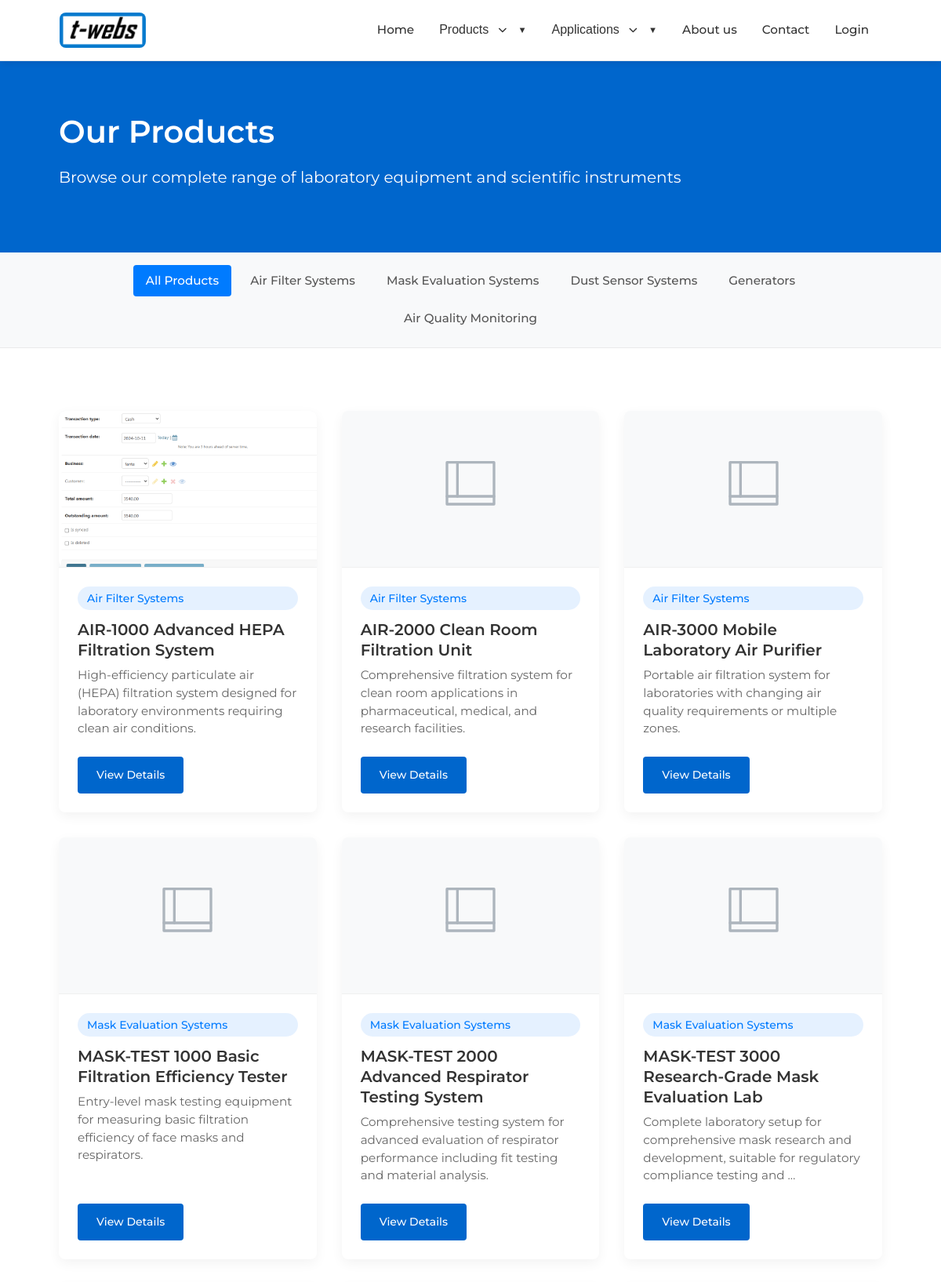
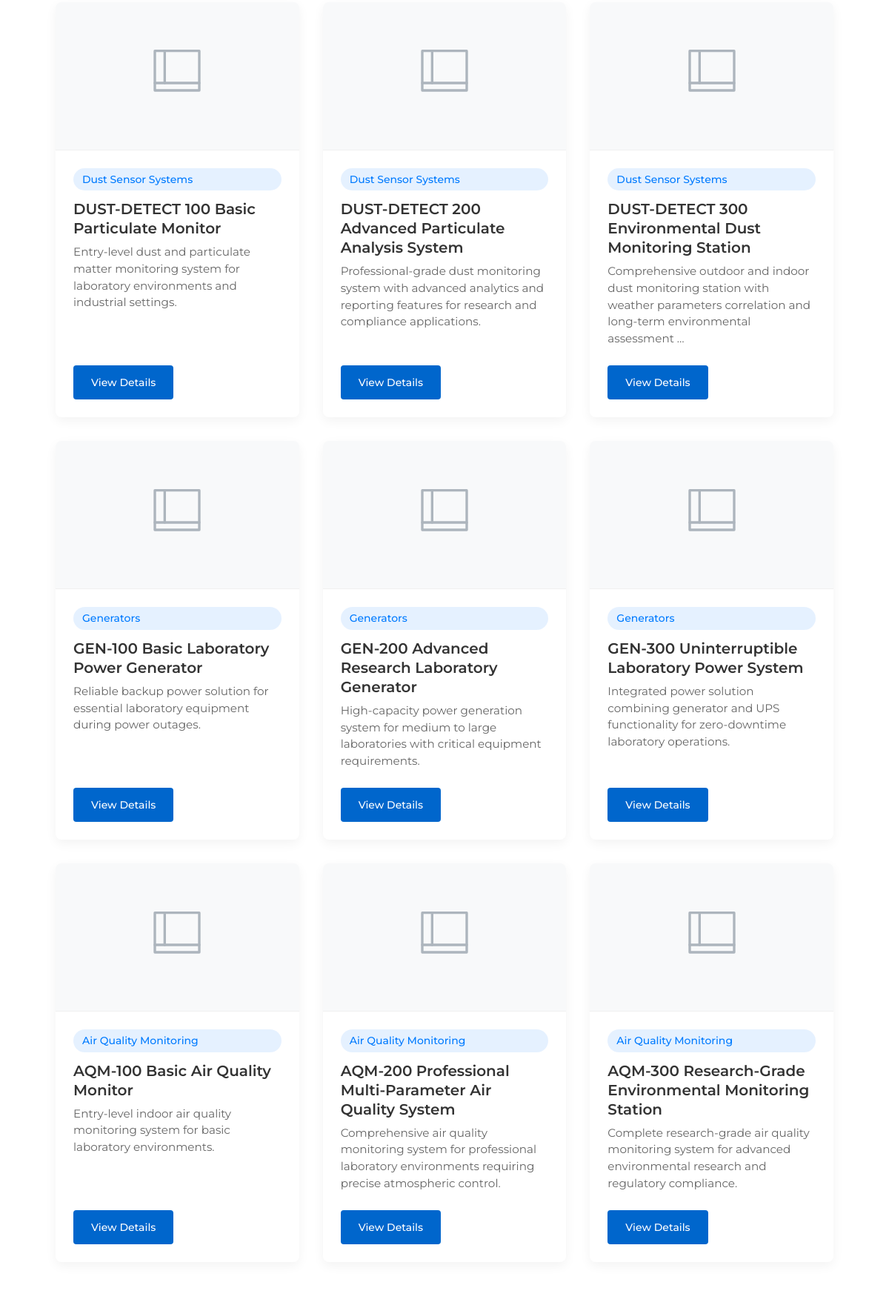
Screenshot of /products/ (upper part) with the database file from the repository (2 pictures, top to bottom).
### website/models.py (models this page shows, shortened)
class ProductCategory(models.Model):
    name = models.CharField(max_length=100)
    slug = models.SlugField(unique=True, editable=False)
    description = models.TextField(blank=True, null=True)
    order = models.PositiveIntegerField(default=0)
    class Meta:
        verbose_name_plural = "Product Categories"
        ordering = ['order']

class Product(models.Model):
    category = models.ForeignKey(ProductCategory, related_name="products", on_delete=models.CASCADE)
    name = models.CharField(max_length=200)
    slug = models.SlugField(unique=True, editable=False)
    description = models.TextField()
    features = models.TextField(blank=True, null=True, help_text="Enter features as bullet points, one per line")
    specifications = models.TextField(blank=True, null=True, help_text="Enter specs as key:value pairs, one per line")
    image = models.ImageField(upload_to='products/', blank=True, null=True)
    order = models.PositiveIntegerField(default=0)
    active = models.BooleanField(default=True)
    class Meta:
        ordering = ['category', 'order']

### website/views.py (the view)
# urls.py: path('products/', views.list_products, name='products'),
def products(request, category_slug=None):
    context = get_common_context()
    if category_slug:
        category = get_object_or_404(ProductCategory, slug=category_slug)
        products_list = Product.objects.filter(category=category, active=True)
        context['category'] = category
    else:
        products_list = Product.objects.filter(active=True)
    context['products'] = products_list
    return render(request, 'website/products.html', context)

### website/views.py (called while the page is built, shortened)
def get_common_context():
    context = {}
    try:
        context['site_settings'] = SiteSettings.objects.first()
    except:
        context['site_settings'] = None
    try:
        context['product_categories'] = ProductCategory.objects.all()
    except:
        context['product_categories'] = []
    context['applications_enabled'] = True
    context['application_categories'] = [
        {'name': 'Materials Testing', 'url': '#'},
        {'name': 'Microscopy', 'url': '#'},
        {'name': 'Spectroscopy', 'url': '#'},
    ]
    return context

### website/templates/website/products.html (shortened to what this page needs)
{% extends 'website/base.html' %}
{% load static %}
{% block content %}
  <section class="page-header">
    <div class="container">
      <h1>Our Products</h1>
      {% if category %}
        <p>Category: {{ category.name }}</p>
      {% else %}
        <p>Browse our complete range of laboratory equipment and scientific instruments</p>
      {% endif %}
    </div>
  </section>
  <section class="product-categories">
    <div class="container">
      <div class="category-nav">
        <a href="{% url 'website:products' %}" class="category-link {% if not category %}active{% endif %}">All Products</a>
        {% for cat in product_categories %}
          <a href="{% url 'website:product_category' cat.slug %}" class="category-link {% if category.slug == cat.slug %}active{% endif %}">{{ cat.name }}</a>
        {% endfor %}
      </div>
    </div>
  </section>
  <section class="products-grid">
    <div class="container">
      {% if products %}
        <div class="products-container">
          {% for product in products %}
            <div class="product-card">
              {% if product.image %}
                <div class="product-image">
                  <img src="{{ product.image.url }}" alt="{{ product.name }}">
                </div>
              {% else %}
                <div class="product-image placeholder">
                  <svg xmlns="http://www.w3.org/2000/svg" width="80" height="80" viewBox="0 0 24 24" fill="none" stroke="currentColor" stroke-width="1" stroke-linecap="round" stroke-linejoin="round"><path d="M21 2H3v16h18V2z"></path><path d="M21 15H3"></path><path d="M7 2v13"></path></svg>
                </div>
              {% endif %}
              <div class="product-info">
                <p class="product-category">{{ product.category.name }}</p>
                <h3>{{ product.name }}</h3>
                <div class="product-description">
                  {{ product.description|truncatewords:15 }}
                </div>
                <a href="{% url 'website:product_detail' product.slug %}" class="btn btn-primary btn-sm">View Details</a>
              </div>
            </div>
          {% endfor %}
        </div>
      {% endif %}
    </div>
  </section>
{% endblock %}

### website/static/website/css/style.css (style rules this page uses)
:root { --primary-color: #0066cc; --primary-dark: #0052a3; --primary-light: #4d94ff; --primary-bg: #e6f0ff; --text-color: #333333; --text-light: #666666; --background-color: #ffffff; --background-alt: #f7f7f7; --border-color: #e5e7eb; --shadow: 0 4px 6px -1px rgba(0, 0, 0, 0.1), 0 2px 4px -1px rgba(0, 0, 0, 0.06); --shadow-md: 0 10px 15px -3px rgba(0, 0, 0, 0.1), 0 4px 6px -2px rgba(0, 0, 0, 0.05); --radius: 0.5rem; }
* { margin: 0; padding: 0; box-sizing: border-box; }
body { font-family: 'Montserrat', sans-serif; font-size: 16px; line-height: 1.6; color: var(--text-color); background-color: var(--background-color); }
h1, h2, h3, h4, h5, h6 { margin-bottom: 0.5em; font-weight: 600; line-height: 1.2; }
h1 { font-size: 2.5rem; }
h3 { font-size: 1.5rem; margin-bottom: 1rem; }
p { margin-bottom: 1rem; }
a { color: var(--primary-color); text-decoration: none; transition: color 0.3s ease; }
img { max-width: 100%; height: auto; border-radius: var(--radius); }
body { font-family: 'Montserrat', sans-serif; line-height: 1.6; color: #333; }
.container { width: 90%; max-width: 1200px; margin: 0 auto; padding: 0 15px; }
h1, h2, h3 { margin-bottom: 1rem; font-weight: 600; line-height: 1.3; }
h3 { font-size: 1.5rem; }
.btn-primary { display: inline-block; padding: 0.75rem 1.5rem; background-color: #007bff; color: white; text-decoration: none; border-radius: 4px; font-weight: 500; transition: background-color 0.3s; border: none; cursor: pointer; }
.btn-primary { display: inline-block; background-color: var(--primary-color); color: white; padding: 0.75rem 1.5rem; font-weight: 500; border-radius: var(--radius); border: 1px solid var(--primary-color); cursor: pointer; transition: all 0.3s ease; }
.page-header { background-color: var(--primary-color); color: white; padding: 4rem 0; }
.page-header h1 { margin-bottom: 1rem; }
.page-header p { font-size: 1.25rem; max-width: 800px; }
.product-categories { background-color: #f8f9fa; padding: 1rem 0; margin-bottom: 2rem; border-bottom: 1px solid #eaeaea; }
.category-nav { display: flex; flex-wrap: wrap; gap: 0.5rem; justify-content: center; }
.category-link { color: #555; text-decoration: none; padding: 0.5rem 1rem; border-radius: 4px; font-weight: 500; transition: all 0.2s; font-size: 0.95rem; }
.category-link.active { background-color: #007bff; color: white; }
.products-grid { padding: 2rem 0 4rem; }
.products-container { display: grid; grid-template-columns: repeat(auto-fill, minmax(300px, 1fr)); gap: 2rem; margin-top: 1rem; }
.product-card { background-color: white; border-radius: 8px; overflow: hidden; box-shadow: 0 5px 15px rgba(0, 0, 0, 0.05); transition: transform 0.3s, box-shadow 0.3s; height: 100%; display: flex; flex-direction: column; position: relative; }
.product-image { height: 200px; overflow: hidden; background-color: #f8f9fa; display: flex; align-items: center; justify-content: center; border-bottom: 1px solid #f0f0f0; }
.product-image img { width: 100%; height: 100%; object-fit: cover; transition: transform 0.5s; }
.product-image.placeholder { color: #adb5bd; padding: 2rem; }
.product-info { padding: 1.5rem; display: flex; flex-direction: column; flex-grow: 1; }
.product-card h3 { font-size: 1.25rem; font-weight: 600; margin-bottom: 0.5rem; color: #333; }
.product-category { color: #007bff; font-size: 0.875rem; font-weight: 500; margin-bottom: 0.75rem; display: inline-block; background-color: rgba(0, 123, 255, 0.1); padding: 0.25rem 0.75rem; border-radius: 50px; }
.product-description { color: #666; font-size: 0.95rem; margin-bottom: 1.5rem; line-height: 1.5; flex-grow: 1; }
.btn-sm { padding: 0.5rem 1rem; font-size: 0.875rem; align-self: flex-start; }
.btn-primary { display: inline-block; background-color: var(--primary-color); color: white; padding: 0.75rem 1.5rem; border: none; border-radius: 4px; font-weight: 500; cursor: pointer; transition: background-color 0.3s; }

### rows the page displays
ProductCategory: name "Air Filter Systems"
ProductCategory: name "Mask Evaluation Systems"
ProductCategory: name "Dust Sensor Systems"
ProductCategory: name "Generators"
ProductCategory: name "Air Quality Monitoring"
Product: image (picture), category.name "Air Filter Systems", name "AIR-1000 Advanced HEPA Filtration System", description "High-efficiency particulate air (HEPA) filtration system designed for laboratory environments requiring clean air conditions."
Product: category.name "Air Filter Systems", name "AIR-2000 Clean Room Filtration Unit", description "Comprehensive filtration system for clean room applications in pharmaceutical, medical, and research facilities."
Product: category.name "Air Filter Systems", name "AIR-3000 Mobile Laboratory Air Purifier", description "Portable air filtration system for laboratories with changing air quality requirements or multiple zones."
Product: category.name "Mask Evaluation Systems", name "MASK-TEST 1000 Basic Filtration Efficiency Tester", description "Entry-level mask testing equipment for measuring basic filtration efficiency of face masks and respirators."
Product: category.name "Mask Evaluation Systems", name "MASK-TEST 2000 Advanced Respirator Testing System", description "Comprehensive testing system for advanced evaluation of respirator performance including fit testing and material analysis."
Product: category.name "Mask Evaluation Systems", name "MASK-TEST 3000 Research-Grade Mask Evaluation Lab", description "Complete laboratory setup for comprehensive mask research and development, suitable for regulatory compliance testing and …"
Product: category.name "Dust Sensor Systems", name "DUST-DETECT 100 Basic Particulate Monitor", description "Entry-level dust and particulate matter monitoring system for laboratory environments and industrial settings."
Product: category.name "Dust Sensor Systems", name "DUST-DETECT 200 Advanced Particulate Analysis System", description "Professional-grade dust monitoring system with advanced analytics and reporting features for research and compliance applications."
Product: category.name "Dust Sensor Systems", name "DUST-DETECT 300 Environmental Dust Monitoring Station", description "Comprehensive outdoor and indoor dust monitoring station with weather parameters correlation and long-term environmental assessment …"
Product: category.name "Generators", name "GEN-100 Basic Laboratory Power Generator", description "Reliable backup power solution for essential laboratory equipment during power outages."
Product: category.name "Generators", name "GEN-200 Advanced Research Laboratory Generator", description "High-capacity power generation system for medium to large laboratories with critical equipment requirements."
Product: category.name "Generators", name "GEN-300 Uninterruptible Laboratory Power System", description "Integrated power solution combining generator and UPS functionality for zero-downtime laboratory operations."
Product: category.name "Air Quality Monitoring", name "AQM-100 Basic Air Quality Monitor", description "Entry-level indoor air quality monitoring system for basic laboratory environments."
Product: category.name "Air Quality Monitoring", name "AQM-200 Professional Multi-Parameter Air Quality System", description "Comprehensive air quality monitoring system for professional laboratory environments requiring precise atmospheric control."
Product: category.name "Air Quality Monitoring", name "AQM-300 Research-Grade Environmental Monitoring Station", description "Complete research-grade air quality monitoring system for advanced environmental research and regulatory compliance."
